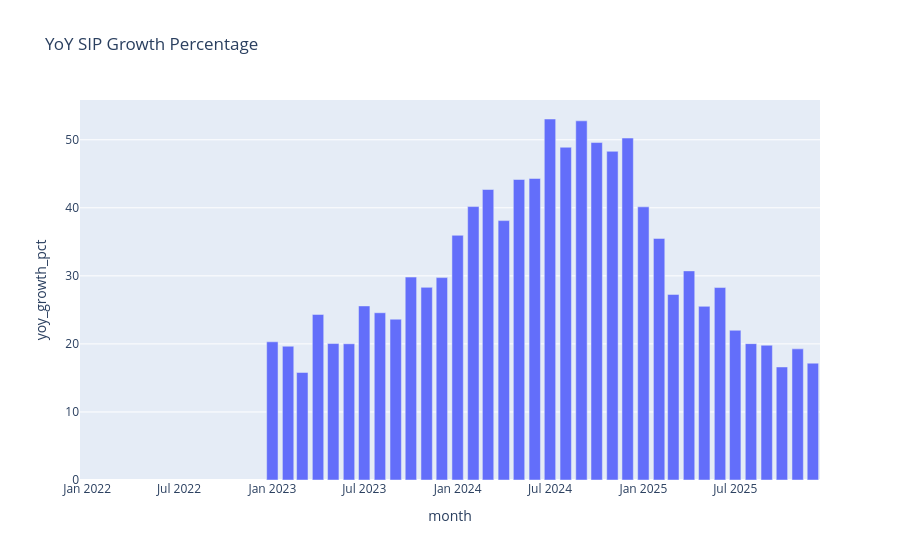

The notebook cell this image was saved under:
### Code cell
fig = px.bar(
    sip,
    x="month",
    y="yoy_growth_pct",
    title="YoY SIP Growth Percentage"
)

fig.show()
